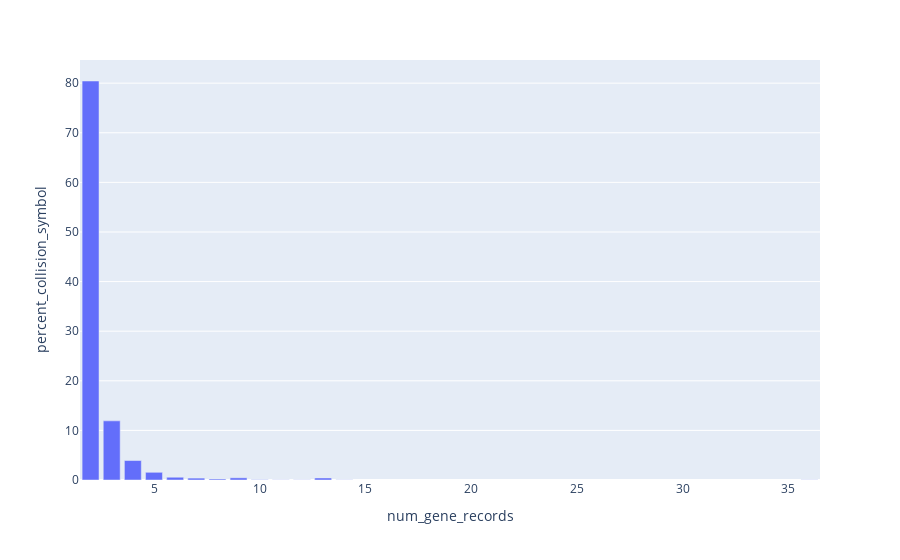

The cell this chart's notebook holds for it:
### Code cell
create_aa_collision_histogram(merged_alias_aa_collision_ncbi_df, "NCBI", ncbi_aa_collision_count)

### Figure 1 — Plotly figure (JSON) as saved in the notebook; plotly's stock layout.template omitted (floating-point values rounded to 4 significant figures)
{"data": [{"alignmentgroup": "True", "hovertemplate": "num_gene_records=%{x}<br>percent_collision_symbol=%{y}<extra></extra>", "legendgroup": "", "marker": {"color": "#636efa", "pattern": {"shape": ""}}, "name": "", "offsetgroup": "", "orientation": "v", "showlegend": false, "textposition": "auto", "type": "bar", "x": [2, 3, 4, 5, 6, 7, 8, 9, 10, 11, 12, 13, 14, 36], "xaxis": "x", "y": [80.43, 11.92, 3.925, 1.552, 0.5565, 0.3808, 0.205, 0.4394, 0.05858, 0.02929, 0.02929, 0.4101, 0.02929, 0.02929], "yaxis": "y"}], "layout": {"barmode": "relative", "legend": {"tracegroupgap": 0}, "margin": {"t": 60}, "xaxis": {"anchor": "y", "domain": [0, 1], "title": {"text": "num_gene_records"}}, "yaxis": {"anchor": "x", "domain": [0, 1], "title": {"text": "percent_collision_symbol"}}}}
